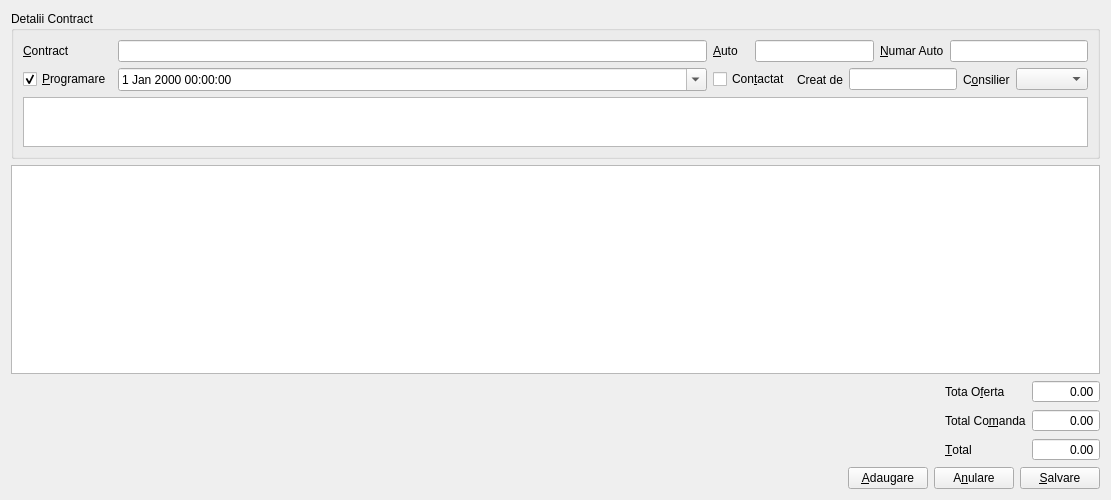
<?xml version="1.0" encoding="UTF-8"?>
<ui version="4.0">
 <class>Edit</class>
 <widget class="QDialog" name="Edit">
  <property name="geometry">
   <rect>
    <x>0</x>
    <y>0</y>
    <width>1111</width>
    <height>500</height>
   </rect>
  </property>
  <property name="windowTitle">
   <string>Editare Contract</string>
  </property>
  <property name="windowIcon">
   <iconset resource="../resources.qrc">
    <normaloff>:/edit</normaloff>:/edit</iconset>
  </property>
  <layout class="QVBoxLayout" name="verticalLayout">
   <item>
    <widget class="QGroupBox" name="groupBox">
     <property name="sizePolicy">
      <sizepolicy hsizetype="Preferred" vsizetype="Fixed">
       <horstretch>0</horstretch>
       <verstretch>0</verstretch>
      </sizepolicy>
     </property>
     <property name="title">
      <string>Detalii Contract</string>
     </property>
     <layout class="QGridLayout" name="gridLayout">
      <item row="0" column="0">
       <widget class="QLabel" name="label">
        <property name="text">
         <string>&amp;Contract</string>
        </property>
        <property name="buddy">
         <cstring>contractLineEdit</cstring>
        </property>
       </widget>
      </item>
      <item row="0" column="1">
       <widget class="QLineEdit" name="contractLineEdit">
        <property name="enabled">
         <bool>true</bool>
        </property>
       </widget>
      </item>
      <item row="0" column="2">
       <widget class="QLabel" name="label_3">
        <property name="text">
         <string>&amp;Auto</string>
        </property>
        <property name="buddy">
         <cstring>autoLineEdit</cstring>
        </property>
       </widget>
      </item>
      <item row="0" column="3" colspan="3">
       <widget class="QLineEdit" name="autoLineEdit"/>
      </item>
      <item row="0" column="6">
       <widget class="QLabel" name="label_8">
        <property name="text">
         <string>&amp;Numar Auto</string>
        </property>
        <property name="buddy">
         <cstring>nrAutoLineEdit</cstring>
        </property>
       </widget>
      </item>
      <item row="0" column="7" colspan="3">
       <widget class="QLineEdit" name="nrAutoLineEdit"/>
      </item>
      <item row="1" column="0">
       <widget class="QCheckBox" name="programareCheckBox">
        <property name="text">
         <string>&amp;Programare</string>
        </property>
        <property name="checked">
         <bool>true</bool>
        </property>
       </widget>
      </item>
      <item row="1" column="1">
       <widget class="QDateTimeEdit" name="programareDateTimeEdit">
        <property name="calendarPopup">
         <bool>true</bool>
        </property>
       </widget>
      </item>
      <item row="1" column="2" colspan="2">
       <widget class="QCheckBox" name="contactatCheckBox">
        <property name="text">
         <string>Con&amp;tactat</string>
        </property>
       </widget>
      </item>
      <item row="1" column="4">
       <widget class="QLabel" name="label_7">
        <property name="text">
         <string>Creat de</string>
        </property>
        <property name="buddy">
         <cstring>userLineEdit</cstring>
        </property>
       </widget>
      </item>
      <item row="1" column="5" colspan="3">
       <widget class="QLineEdit" name="userLineEdit">
        <property name="readOnly">
         <bool>true</bool>
        </property>
       </widget>
      </item>
      <item row="1" column="8">
       <widget class="QLabel" name="label_4">
        <property name="text">
         <string>C&amp;onsilier</string>
        </property>
        <property name="buddy">
         <cstring>consilierComboBox</cstring>
        </property>
       </widget>
      </item>
      <item row="1" column="9">
       <widget class="QComboBox" name="consilierComboBox">
        <property name="sizeAdjustPolicy">
         <enum>QComboBox::AdjustToContents</enum>
        </property>
       </widget>
      </item>
      <item row="2" column="0" colspan="10">
       <widget class="QPlainTextEdit" name="observatiiTextEdit">
        <property name="maximumSize">
         <size>
          <width>16777215</width>
          <height>50</height>
         </size>
        </property>
       </widget>
      </item>
     </layout>
    </widget>
   </item>
   <item>
    <widget class="ContracteDelegate" name="tableWidget">
     <property name="enabled">
      <bool>true</bool>
     </property>
    </widget>
   </item>
   <item>
    <layout class="QHBoxLayout" name="horizontalLayout_2">
     <item>
      <spacer name="horizontalSpacer_2">
       <property name="orientation">
        <enum>Qt::Horizontal</enum>
       </property>
       <property name="sizeHint" stdset="0">
        <size>
         <width>40</width>
         <height>20</height>
        </size>
       </property>
      </spacer>
     </item>
     <item>
      <layout class="QFormLayout" name="formLayout">
       <item row="0" column="0">
        <widget class="QLabel" name="label_2">
         <property name="text">
          <string>Tota O&amp;ferta</string>
         </property>
         <property name="buddy">
          <cstring>totalOfertaDoubleSpinBox</cstring>
         </property>
        </widget>
       </item>
       <item row="0" column="1">
        <widget class="QDoubleSpinBox" name="totalOfertaDoubleSpinBox">
         <property name="locale">
          <locale language="C" country="AnyCountry"/>
         </property>
         <property name="alignment">
          <set>Qt::AlignRight|Qt::AlignTrailing|Qt::AlignVCenter</set>
         </property>
         <property name="readOnly">
          <bool>true</bool>
         </property>
         <property name="buttonSymbols">
          <enum>QAbstractSpinBox::NoButtons</enum>
         </property>
         <property name="maximum">
          <double>9999999.000000000000000</double>
         </property>
        </widget>
       </item>
       <item row="1" column="0">
        <widget class="QLabel" name="label_5">
         <property name="text">
          <string>Total Co&amp;manda</string>
         </property>
         <property name="buddy">
          <cstring>totalComandaDoubleSpinBox</cstring>
         </property>
        </widget>
       </item>
       <item row="1" column="1">
        <widget class="QDoubleSpinBox" name="totalComandaDoubleSpinBox">
         <property name="locale">
          <locale language="C" country="AnyCountry"/>
         </property>
         <property name="alignment">
          <set>Qt::AlignRight|Qt::AlignTrailing|Qt::AlignVCenter</set>
         </property>
         <property name="readOnly">
          <bool>true</bool>
         </property>
         <property name="buttonSymbols">
          <enum>QAbstractSpinBox::NoButtons</enum>
         </property>
         <property name="maximum">
          <double>9999999.000000000000000</double>
         </property>
        </widget>
       </item>
       <item row="2" column="0">
        <widget class="QLabel" name="label_6">
         <property name="text">
          <string>&amp;Total</string>
         </property>
         <property name="buddy">
          <cstring>totalDoubleSpinBox</cstring>
         </property>
        </widget>
       </item>
       <item row="2" column="1">
        <widget class="QDoubleSpinBox" name="totalDoubleSpinBox">
         <property name="locale">
          <locale language="C" country="AnyCountry"/>
         </property>
         <property name="alignment">
          <set>Qt::AlignRight|Qt::AlignTrailing|Qt::AlignVCenter</set>
         </property>
         <property name="readOnly">
          <bool>true</bool>
         </property>
         <property name="buttonSymbols">
          <enum>QAbstractSpinBox::NoButtons</enum>
         </property>
         <property name="maximum">
          <double>9999999.000000000000000</double>
         </property>
        </widget>
       </item>
      </layout>
     </item>
    </layout>
   </item>
   <item>
    <layout class="QHBoxLayout" name="horizontalLayout">
     <item>
      <spacer name="horizontalSpacer">
       <property name="orientation">
        <enum>Qt::Horizontal</enum>
       </property>
       <property name="sizeHint" stdset="0">
        <size>
         <width>40</width>
         <height>20</height>
        </size>
       </property>
      </spacer>
     </item>
     <item>
      <widget class="QLabel" name="loadingLabel">
       <property name="text">
        <string/>
       </property>
      </widget>
     </item>
     <item>
      <widget class="QPushButton" name="addButton">
       <property name="focusPolicy">
        <enum>Qt::NoFocus</enum>
       </property>
       <property name="text">
        <string>&amp;Adaugare</string>
       </property>
       <property name="icon">
        <iconset resource="../resources.qrc">
         <normaloff>:/add</normaloff>:/add</iconset>
       </property>
       <property name="shortcut">
        <string>Ctrl+N</string>
       </property>
      </widget>
     </item>
     <item>
      <widget class="QPushButton" name="cancelButton">
       <property name="focusPolicy">
        <enum>Qt::NoFocus</enum>
       </property>
       <property name="text">
        <string>A&amp;nulare</string>
       </property>
       <property name="icon">
        <iconset resource="../resources.qrc">
         <normaloff>:/cancel</normaloff>:/cancel</iconset>
       </property>
      </widget>
     </item>
     <item>
      <widget class="QPushButton" name="saveButton">
       <property name="focusPolicy">
        <enum>Qt::NoFocus</enum>
       </property>
       <property name="text">
        <string>&amp;Salvare</string>
       </property>
       <property name="icon">
        <iconset resource="../resources.qrc">
         <normaloff>:/accept</normaloff>:/accept</iconset>
       </property>
      </widget>
     </item>
    </layout>
   </item>
  </layout>
 </widget>
 <customwidgets>
  <customwidget>
   <class>ContracteDelegate</class>
   <extends>QTableWidget</extends>
   <header>edit/table_model/contractedelegate.h</header>
  </customwidget>
 </customwidgets>
 <tabstops>
  <tabstop>contractLineEdit</tabstop>
  <tabstop>autoLineEdit</tabstop>
  <tabstop>programareCheckBox</tabstop>
  <tabstop>programareDateTimeEdit</tabstop>
  <tabstop>contactatCheckBox</tabstop>
  <tabstop>observatiiTextEdit</tabstop>
  <tabstop>tableWidget</tabstop>
 </tabstops>
 <resources>
  <include location="../resources.qrc"/>
 </resources>
 <connections>
  <connection>
   <sender>programareCheckBox</sender>
   <signal>clicked(bool)</signal>
   <receiver>programareDateTimeEdit</receiver>
   <slot>setEnabled(bool)</slot>
   <hints>
    <hint type="sourcelabel">
     <x>74</x>
     <y>61</y>
    </hint>
    <hint type="destinationlabel">
     <x>131</x>
     <y>64</y>
    </hint>
   </hints>
  </connection>
 </connections>
</ui>
